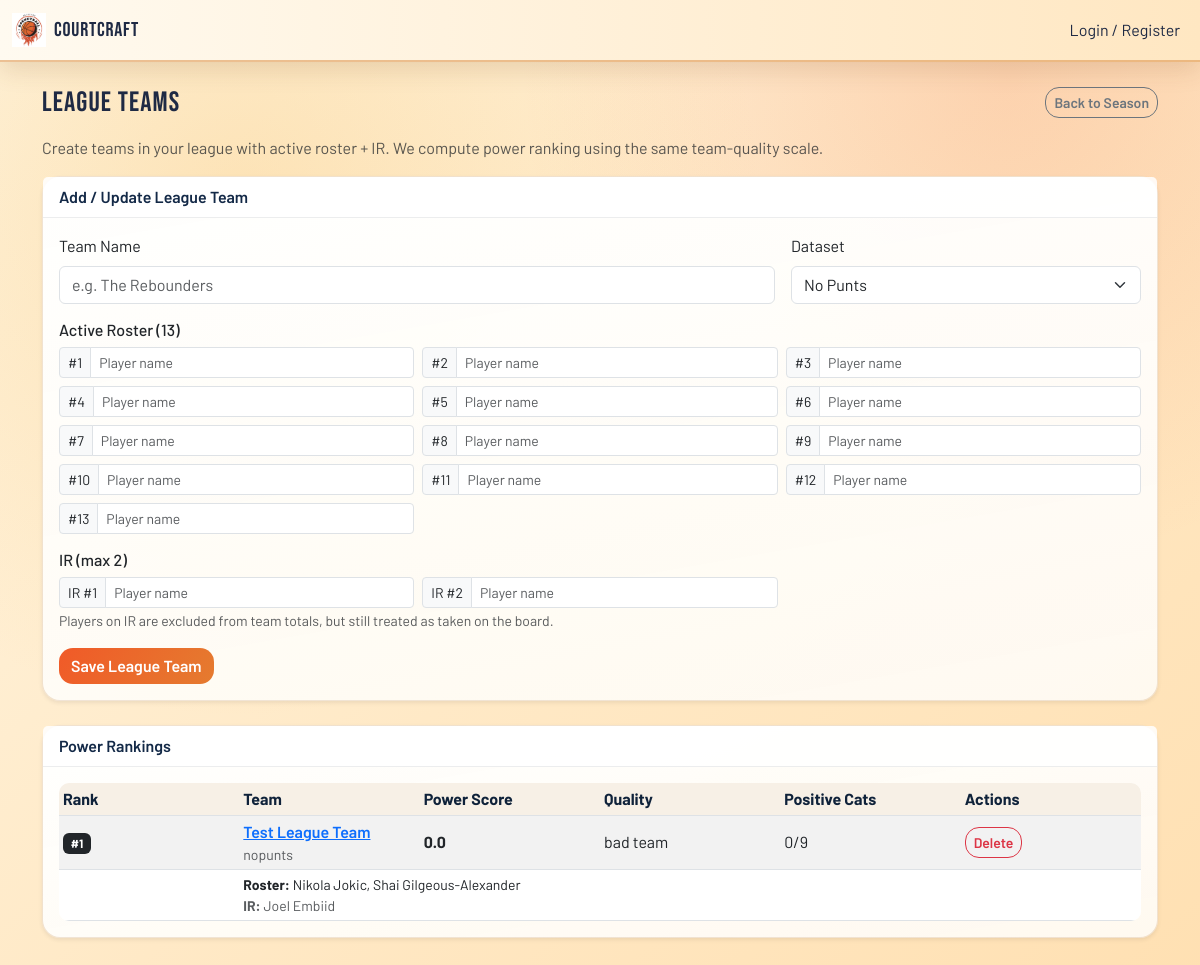
/season/25-26/league-teams, run on an earlier commit of the app's database.
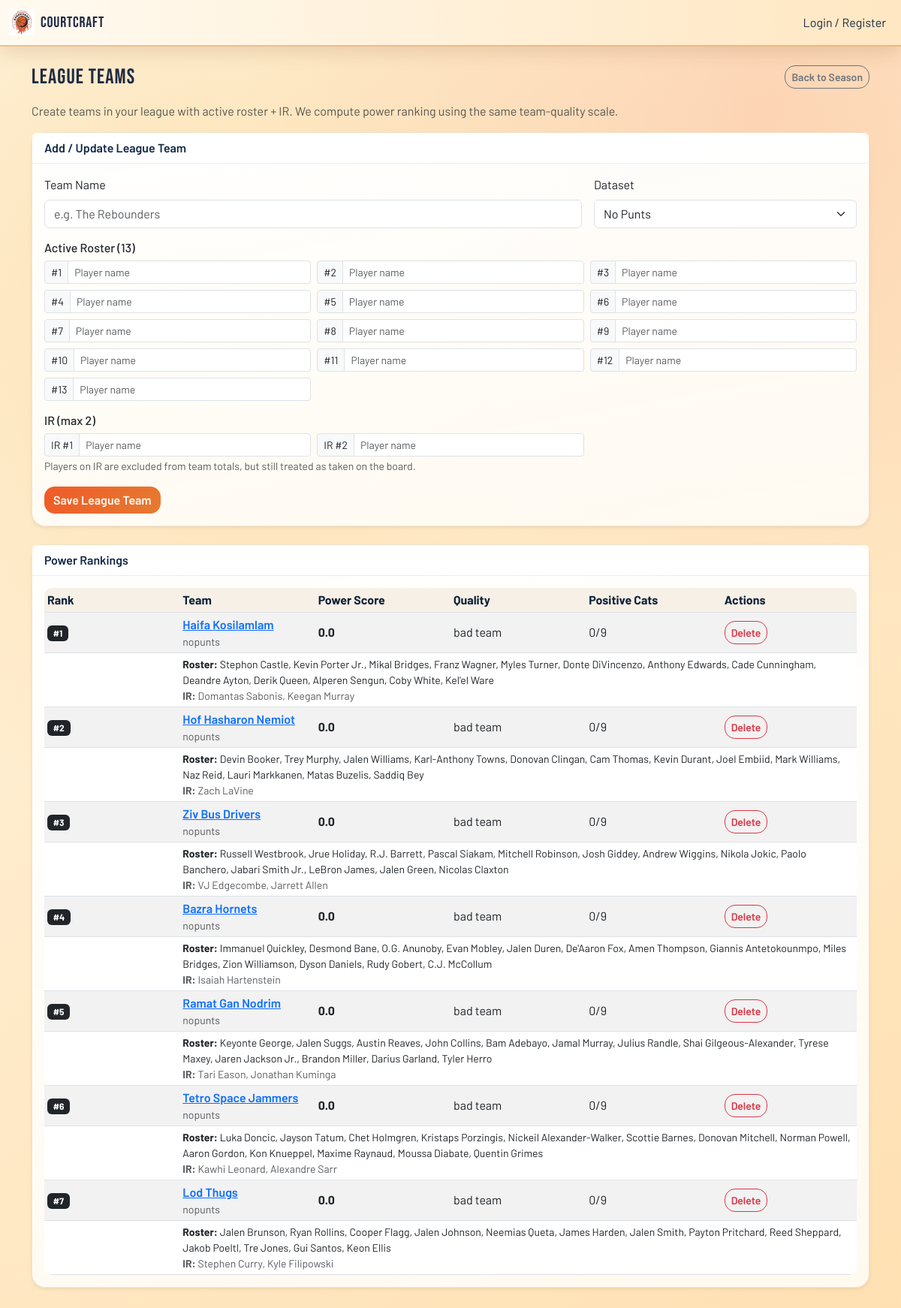
And on a later commit of the database.
### tables this page shows
CREATE TABLE league_teams (
                id INTEGER PRIMARY KEY AUTOINCREMENT,
                season TEXT NOT NULL,
                team_name TEXT NOT NULL,
                players TEXT NOT NULL,
                ir_players TEXT NOT NULL,
                data_type TEXT NOT NULL,
                created_at TEXT NOT NULL
            );

### app.py (the view, shortened to what this page needs)
@app.route("/season/<season>/league-teams", methods=["GET", "POST"])
def league_teams_page(season):
    formatted = season.replace("-", "/")
    form_data_type = request.form.get("data_type", "nopunts") if request.method == "POST" else "nopunts"
    form_team_name = (request.form.get("team_name") or "").strip() if request.method == "POST" else ""
    form_players = [request.form.get(f"player{i}", "").strip() for i in range(1, 14)] if request.method == "POST" else [""] * 13
    form_ir_players = [request.form.get("ir1", "").strip(), request.form.get("ir2", "").strip()] if request.method == "POST" else ["", ""]
    edit_team_id = (request.form.get("edit_team_id") or "").strip() if request.method == "POST" else (request.args.get("edit") or "").strip()
    db = get_db()
    rows = db.execute(
        "SELECT id, team_name, players, ir_players, data_type, created_at FROM league_teams WHERE season=? ORDER BY created_at DESC",
        (season,),
    ).fetchall()
    power_rankings = _compute_league_power_rankings(season, rows)
    return render_template(
        "league_teams.html",
        season=formatted,
        season_url=season,
        data_type=form_data_type,
        form_team_name=form_team_name,
        form_players=form_players,
        form_ir_players=form_ir_players,
        edit_team_id=edit_team_id,
        power_rankings=power_rankings,
    )

### app.py (called while the page is built, shortened)
def get_db():
    conn = sqlite3.connect(DATABASE)
    conn.row_factory = sqlite3.Row
    return conn

@app.context_processor
def inject_globals():
    return {'current_year': datetime.now().year, 'logged_in_user': session.get("user")}

def _read_excel_safe(path: str):
    if not os.path.exists(path):
        return None

def _load_df_for_recs(season: str, preferred_type: str):
    order = []
    if preferred_type in ("nopunts","tovpunt"): order.append(preferred_type)
    if "nopunts" not in order: order.append("nopunts")
    if "tovpunt" not in order: order.append("tovpunt")
    for t in order:
        try:
            path = os.path.join(os.path.dirname(__file__), data_dirs[t], data_files[season][t])
        except KeyError:
            continue
        df = _read_excel_safe(path)
        if df is not None and "Name" in df.columns:
            df = _normalize_rankings_df(df)
            return df, t
    return None, preferred_type or "nopunts"

def _team_quality_label(count_positive: int) -> str:
    return "bad team" if count_positive < 2 else (
        "ok team" if count_positive < 3 else (
            "good team" if count_positive < 4 else "great team"
        )
    )

def _load_df_for_exact_type(season: str, data_type: str):
    try:
        path = os.path.join(os.path.dirname(__file__), data_dirs[data_type], data_files[season][data_type])
    except KeyError:
        return None
    df = _read_excel_safe(path)
    if df is None or "Name" not in df.columns:
        return None
    return _normalize_rankings_df(df)

### templates/league_teams.html (shortened to what this page needs)
{% extends 'base.html' %}
{% block content %}
<div class="d-flex justify-content-between align-items-center mb-3">
  <h3 class="mb-0">League Teams</h3>
  <a href="{{ url_for('season_page', season=season_url) }}" class="btn btn-outline-secondary btn-sm">Back to Season</a>
</div>
<p class="text-muted">Create teams in your league with active roster + IR. We compute power ranking using the same team-quality scale.</p>
<form method="post" class="card shadow-sm mb-4">
  <div class="card-header fw-semibold">{% if edit_team_id %}Edit League Team{% else %}Add / Update League Team{% endif %}</div>
  <div class="card-body">
    <div class="row g-3 mb-3">
      <div class="col-12 col-md-8">
        <label class="form-label">Team Name</label>
        <input type="text" name="team_name" class="form-control" placeholder="e.g. The Rebounders" value="{{ form_team_name or '' }}" required>
      </div>
      <div class="col-12 col-md-4">
        <label class="form-label">Dataset</label>
        <select name="data_type" class="form-select">
          <option value="nopunts" {% if data_type == 'nopunts' %}selected{% endif %}>No Punts</option>
        </select>
      </div>
    </div>
    <div class="mb-3">
      <h6>Active Roster (13)</h6>
      <div class="row g-2">
        {% for i in range(1,14) %}
          {% set val = (form_players[i-1] if form_players and form_players|length >= i else '') %}
          <div class="col-12 col-sm-6 col-lg-4">
            <div class="input-group input-group-sm">
              <span class="input-group-text">#{{ i }}</span>
              <input name="player{{ i }}" value="{{ val }}" class="form-control" list="allPlayers" autocomplete="off" placeholder="Player name">
            </div>
          </div>
        {% endfor %}
      </div>
    </div>
    <div class="mb-3">
      <h6>IR (max 2)</h6>
      <div class="row g-2">
        <div class="col-12 col-sm-6 col-lg-4">
          <div class="input-group input-group-sm">
            <span class="input-group-text">IR #1</span>
            <input name="ir1" value="{{ form_ir_players[0] if form_ir_players else '' }}" class="form-control" list="allPlayers" autocomplete="off" placeholder="Player name">
          </div>
        </div>
        <div class="col-12 col-sm-6 col-lg-4">
          <div class="input-group input-group-sm">
            <span class="input-group-text">IR #2</span>
            <input name="ir2" value="{{ form_ir_players[1] if form_ir_players and form_ir_players|length > 1 else '' }}" class="form-control" list="allPlayers" autocomplete="off" placeholder="Player name">
          </div>
        </div>
      </div>
      <small class="text-muted">Players on IR are excluded from team totals, but still treated as taken on the board.</small>
    </div>
    <button type="submit" class="btn btn-primary">{% if edit_team_id %}Update Team{% else %}Save League Team{% endif %}</button>
  </div>
</form>
<div class="card shadow-sm mb-4">
  <div class="card-header fw-semibold">Power Rankings</div>
  <div class="card-body">
    {% if power_rankings and power_rankings|length > 0 %}
      <div class="table-responsive">
        <table class="table table-striped table-sm align-middle mb-0">
          <thead>
            <tr>
              <th>Rank</th>
              <th>Team</th>
              <th>Power Score</th>
              <th>Quality</th>
              <th>Positive Cats</th>
              <th>Actions</th>
            </tr>
          </thead>
          <tbody>
            {% for t in power_rankings %}
              <tr>
                <td><span class="badge text-bg-dark">#{{ t.power_rank }}</span></td>
                <td>
                  <div class="fw-semibold">
                    <a href="{{ url_for('league_teams_page', season=season_url, edit=t.id) }}">{{ t.team_name }}</a>
                  </div>
                  <div class="small text-muted">{{ t.data_type }}</div>
                </td>
                <td><strong>{{ t.power_score }}</strong></td>
                <td>{{ t.analysis }}</td>
                <td>{{ t.positive_cats }}/9</td>
                <td>
                  <form method="post" class="d-inline">
                    <button type="submit" class="btn btn-sm btn-outline-danger">Delete</button>
                  </form>
                </td>
              </tr>
              <tr>
                <td></td>
                <td colspan="5">
                  <div class="small"><strong>Roster:</strong> {{ t.players|join(', ') if t.players else '-' }}</div>
                  <div class="small text-muted"><strong>IR:</strong> {{ t.ir_players|join(', ') if t.ir_players else '-' }}</div>
                </td>
              </tr>
            {% endfor %}
          </tbody>
        </table>
      </div>
    {% else %}
      <div class="text-muted">No league teams saved yet.</div>
    {% endif %}
  </div>
</div>
{% endblock %}

### templates/base.html (shortened to what this page needs)
<!DOCTYPE html>
<html lang="en">
<head>
  <link
    href="https://cdn.jsdelivr.net/npm/bootstrap@5.3.0/dist/css/bootstrap.min.css"
    rel="stylesheet"
  >
  <link
    href="{{ url_for('static', filename='css/courtcraft.css') }}"
    rel="stylesheet"
  >
</head>
<body>
  <nav class="navbar navbar-expand-lg navbar-dark bg-secondary-navy">
    <div class="container-fluid">
      <a class="navbar-brand d-flex align-items-center" href="{{ url_for('home') }}">
          <img class="brand-logo" src="{{ url_for('static', filename='img/logo.png', v='2') }}"
          alt="CourtCraft"
          loading="eager"
          width="32" height="32"/>
        <span class="ms-2">CourtCraft</span>
      </a>
      <div class="collapse navbar-collapse" id="navMain">
        <ul class="navbar-nav ms-auto">
          {% if logged_in_user %}
          <li class="nav-item"><a class="nav-link" href="{{ url_for('list_teams') }}">My Teams</a></li>
          <li class="nav-item"><a class="nav-link" href="{{ url_for('logout') }}">Logout ({{ logged_in_user }})</a></li>
          {% else %}
          <li class="nav-item"><a class="nav-link" href="{{ url_for('auth') }}">Login / Register</a></li>
          {% endif %}
        </ul>
      </div>
    </div>
  </nav>
  <main class="container my-4">
    {% block content %}{% endblock %}
  </main>
</body>
</html>

### static/css/courtcraft.css (style rules this page uses)
:root { --court-ink: #1f2a44; --court-deep: #2b3e62; --court-orange: #f05a28; --court-gold: #f5b448; --court-light: #fff8eb; --court-wood: #d89e64; --accent-white: #ffffff; }
html, body { margin: 0; padding: 0; width: 100%; min-height: 100%; }
body { display: flex; flex-direction: column; background: radial-gradient(circle at 20% 20%, rgba(245, 180, 72, 0.24), transparent 42%), radial-gradient(circle at 84% 8%, rgba(240, 90, 40, 0.17), transparent 36%), linear-gradient(140deg, #fff6e3 0%, #ffe9c6 54%, #ffe0b2 100%); color: #1f2a44; font-family: 'Barlow', sans-serif; }
h1, h2, h3, h4, h5, .navbar-brand span { font-family: 'Bebas Neue', sans-serif; letter-spacing: 0.04em; }
.navbar { background: linear-gradient(90deg, #fffaf0, #ffe7c2) !important; border-bottom: 2px solid rgba(221, 146, 74, 0.55); box-shadow: 0 8px 24px rgba(123, 76, 34, 0.16); }
.navbar .nav-link, .navbar-brand span { color: #1f2a44 !important; }
main.container { flex: 1; }
.card { border-radius: 18px; border: 1px solid rgba(192, 133, 71, 0.22); background: linear-gradient(170deg, rgba(255,255,255,0.98), rgba(255,250,242,0.96)); box-shadow: 0 12px 28px rgba(114, 67, 30, 0.16); }
.card-header { border-bottom: 1px solid rgba(14, 28, 47, 0.08); background: rgba(255, 255, 255, 0.85); color: #132947; }
.btn { border-radius: 14px; font-weight: 600; }
.btn-primary { background: linear-gradient(120deg, #f05a28, #e57b2f); border: none; }
.brand-logo { height: 34px; width: auto; display: inline-block; vertical-align: middle; object-fit: contain; }
.table { width: 100%; border-collapse: collapse; direction: ltr !important; background: rgba(255,255,255,0.97); border-radius: 10px; overflow: hidden; table-layout: fixed; }
.table th { background: #f7f0e6; color: #0f223a; }
.table td.text-truncate, .table th { white-space: nowrap; overflow: hidden; text-overflow: ellipsis; }

What changed in the data, as far as the page shows it:
removed league_teams: power_rank "1", team_name "Test League Team", data_type "nopunts", power_score "0.0", analysis "bad team", positive_cats "0", players "Nikola Jokic, Shai Gilgeous-Alexander", ir_players "Joel Embiid"
added league_teams: power_rank "1", team_name "Haifa Kosilamlam", data_type "nopunts", power_score "0.0", analysis "bad team", positive_cats "0", players "Stephon Castle, Kevin Porter Jr., Mikal Bridges, Franz Wagner, Myles Turner, Donte DiVincenzo, Anthony Edwards, Cade Cunningham, Deandre Ayton, Derik Queen, Alperen Sengun, Coby White, Kel'el Ware", ir_players "Domantas Sabonis, Keegan Murray"
added league_teams: power_rank "2", team_name "Hof Hasharon Nemiot", data_type "nopunts", power_score "0.0", analysis "bad team", positive_cats "0", players "Devin Booker, Trey Murphy, Jalen Williams, Karl-Anthony Towns, Donovan Clingan, Cam Thomas, Kevin Durant, Joel Embiid, Mark Williams, Naz Reid, Lauri Markkanen, Matas Buzelis, Saddiq Bey", ir_players "Zach LaVine"
added league_teams: power_rank "3", team_name "Ziv Bus Drivers", data_type "nopunts", power_score "0.0", analysis "bad team", positive_cats "0", players "Russell Westbrook, Jrue Holiday, R.J. Barrett, Pascal Siakam, Mitchell Robinson, Josh Giddey, Andrew Wiggins, Nikola Jokic, Paolo Banchero, Jabari Smith Jr., LeBron James, Jalen Green, Nicolas Claxton", ir_players "VJ Edgecombe, Jarrett Allen"
added league_teams: power_rank "4", team_name "Bazra Hornets", data_type "nopunts", power_score "0.0", analysis "bad team", positive_cats "0", players "Immanuel Quickley, Desmond Bane, O.G. Anunoby, Evan Mobley, Jalen Duren, De'Aaron Fox, Amen Thompson, Giannis Antetokounmpo, Miles Bridges, Zion Williamson, Dyson Daniels, Rudy Gobert, C.J. McCollum", ir_players "Isaiah Hartenstein"
added league_teams: power_rank "5", team_name "Ramat Gan Nodrim", data_type "nopunts", power_score "0.0", analysis "bad team", positive_cats "0", players "Keyonte George, Jalen Suggs, Austin Reaves, John Collins, Bam Adebayo, Jamal Murray, Julius Randle, Shai Gilgeous-Alexander, Tyrese Maxey, Jaren Jackson Jr., Brandon Miller, Darius Garland, Tyler Herro", ir_players "Tari Eason, Jonathan Kuminga"
added league_teams: power_rank "6", team_name "Tetro Space Jammers", data_type "nopunts", power_score "0.0", analysis "bad team", positive_cats "0", players "Luka Doncic, Jayson Tatum, Chet Holmgren, Kristaps Porzingis, Nickeil Alexander-Walker, Scottie Barnes, Donovan Mitchell, Norman Powell, Aaron Gordon, Kon Knueppel, Maxime Raynaud, Moussa Diabate, Quentin Grimes", ir_players "Kawhi Leonard, Alexandre Sarr"
added league_teams: power_rank "7", team_name "Lod Thugs", data_type "nopunts", power_score "0.0", analysis "bad team", positive_cats "0", players "Jalen Brunson, Ryan Rollins, Cooper Flagg, Jalen Johnson, Neemias Queta, James Harden, Jalen Smith, Payton Pritchard, Reed Sheppard, Jakob Poeltl, Tre Jones, Gui Santos, Keon Ellis", ir_players "Stephen Curry, Kyle Filipowski"
